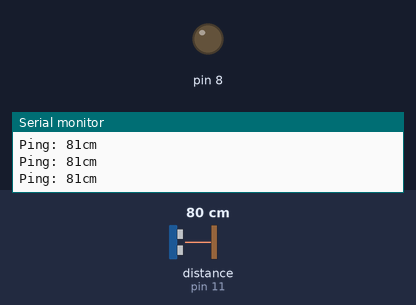
A sketch run on a simulated Arduino Uno, built with avr-gcc and run on an emulated ATmega328P. Shown: output pins drawn as LEDs (lit = HIGH), the last lines printed to the serial monitor. The inputs (shaded band) are chosen by the test bench; at power-on: distance to the obstacle (sensor on pin 11) 80 cm.

Above: at 1.2 s.
1.3 s: distance to the obstacle (sensor on pin 11) set to 67 cm
2.8 s: distance to the obstacle (sensor on pin 11) set to 56 cm
At 3.5 s:
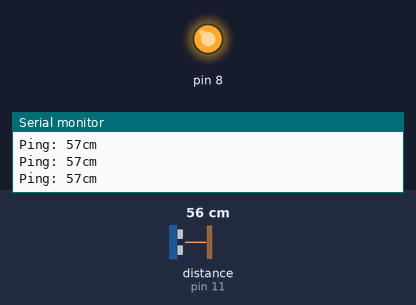
4.3 s: distance to the obstacle (sensor on pin 11) set to 120 cm
At 5.3 s:
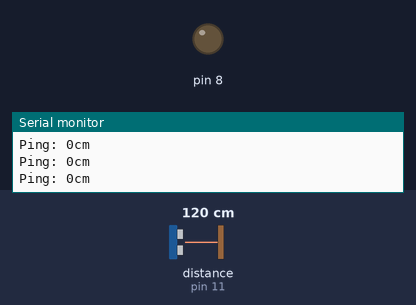
5.8 s: distance to the obstacle (sensor on pin 11) set to 2 cm
At 6.8 s:
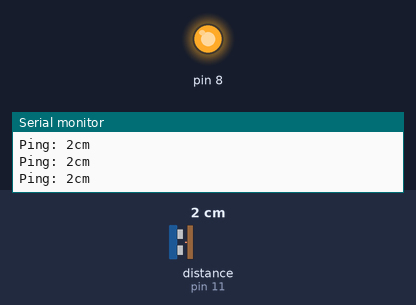
Timing chart, 0 to 8.3 s (numbered marks = the images above; inputs shaded):
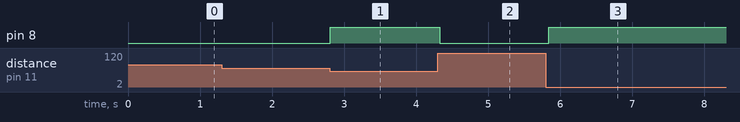

Measured:
- the behaviour switches between 62 and 61 cm on distance to the obstacle (sensor on pin 11) (found by bisection; images 0 and 1)
- after the input at 2.8 s, pin 8: LOW → HIGH at once
- after the input at 4.3 s, pin 8: HIGH → LOW at once
- after the input at 5.8 s, pin 8: LOW → HIGH at once

The sketch:

quadcopterWIP.ino
```cpp
#include <NewPing.h>
NewPing sonar(12, 11, 93);
void setup() {
  Serial.begin(9600);
  pinMode(8, OUTPUT);
}

void loop() {
  delay(50);
  int uS = sonar.ping();
  int distance = uS / US_ROUNDTRIP_CM;
  if ( distance == 0 || distance > 62){
  digitalWrite(8, LOW);
  }
  else{
  digitalWrite(8, HIGH);
  }
  Serial.print("Ping: ");
  Serial.print(distance);
  Serial.println("cm");
}
```
